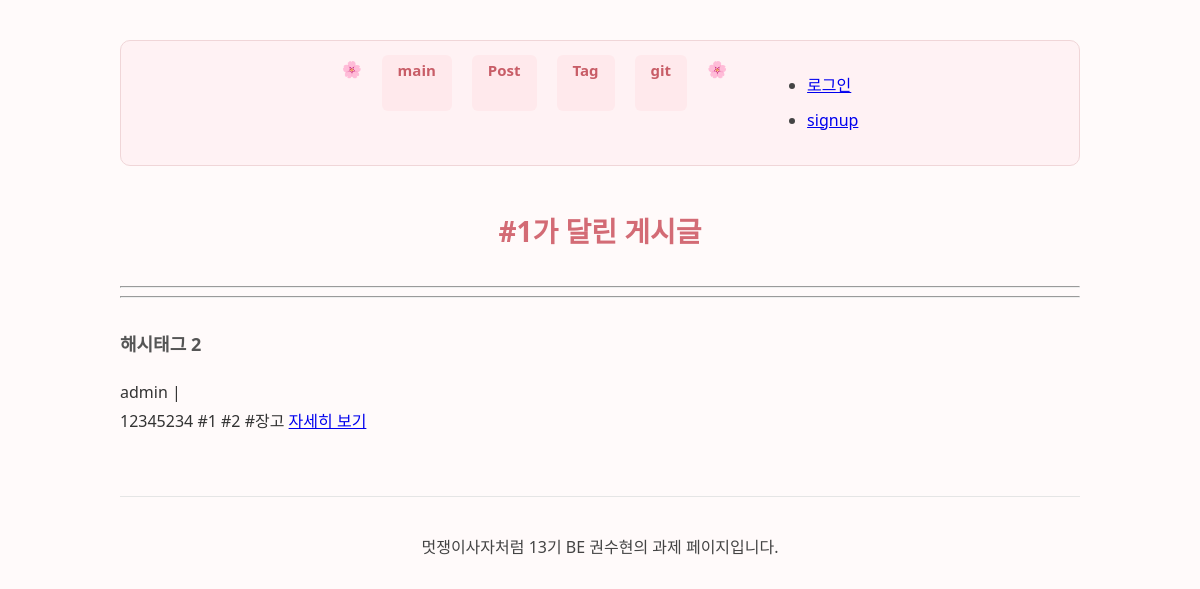
Before: /tag-posts/6 with the older database file.
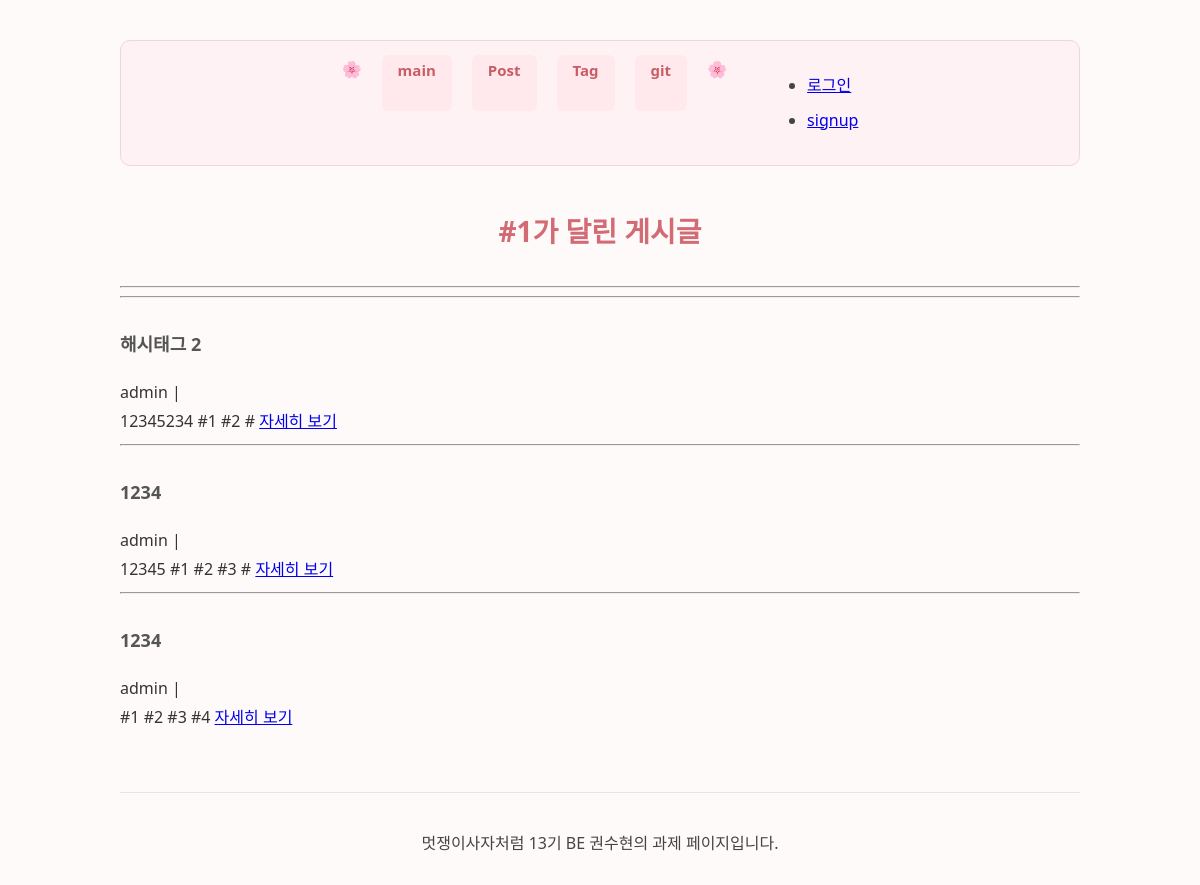
After: the same page with the newer database file.
### main/models.py (models this page shows, shortened)
class Post(models.Model):
     STATUS_CHOICES = [
          ('draft', '임시저장'),
          ('published', '발행'),
          ]
     title = models.CharField(max_length=50)
     writer = models.ForeignKey(User, null = False, blank = False, on_delete=models.CASCADE)
     feeling = models.CharField(max_length=50, blank=True)
     content = models.TextField()
     status = models.CharField(max_length=10, choices=STATUS_CHOICES, default='draft')
     created_at = models.DateTimeField()
     image = models.ImageField(upload_to="post/", blank=True, null=True)
     tags = models.ManyToManyField(Tag, related_name='posts', blank=True)
     like = models.ManyToManyField(User, related_name='likes', blank=True)
     like_count = models.PositiveIntegerField(default=0)
     def summary(self) :
          return self.content[:20]

### main/views.py (the view)
# urls.py: path('tag-posts/<int:tag_id>', tag_posts, name="tag-posts"),
def tag_posts(request, tag_id):
     tag=get_object_or_404(Tag, id=tag_id)
     posts=tag.posts.all()
     return render(request, 'main/tag-post.html', {
          'tag' : tag,
          'posts' : posts
     })

### main/models.py (called while the page is built)
     def __str__(self) :
          return self.name

### main/templates/main/tag-post.html
{% extends 'base.html' %}
{% load static %}
{% block content %}
<div>
     <h1>#{{tag}}가 달린 게시글</h1>
     <hr>
     <div>
          {% for p in posts %}
          <hr />
          <h3>{{p.title}}</h3>
          {{p.writer}} | {{p.pub_date}}<br>
          {{p.summary}}
          <a href="{% url 'main:detail' p.id %}">자세히 보기</a>
          <br>
          {% endfor %}
     </div>
</div>
{% endblock %}

Changed rows visible on the page:
changed Post "해시태그 2": summary "12345234 #1 #2 #장고" → "12345234 #1 #2 #"
added Post: title "1234", writer "admin", summary "12345 #1 #2 #3 #"
added Post: title "1234", writer "admin", summary "#1 #2 #3 #4"
